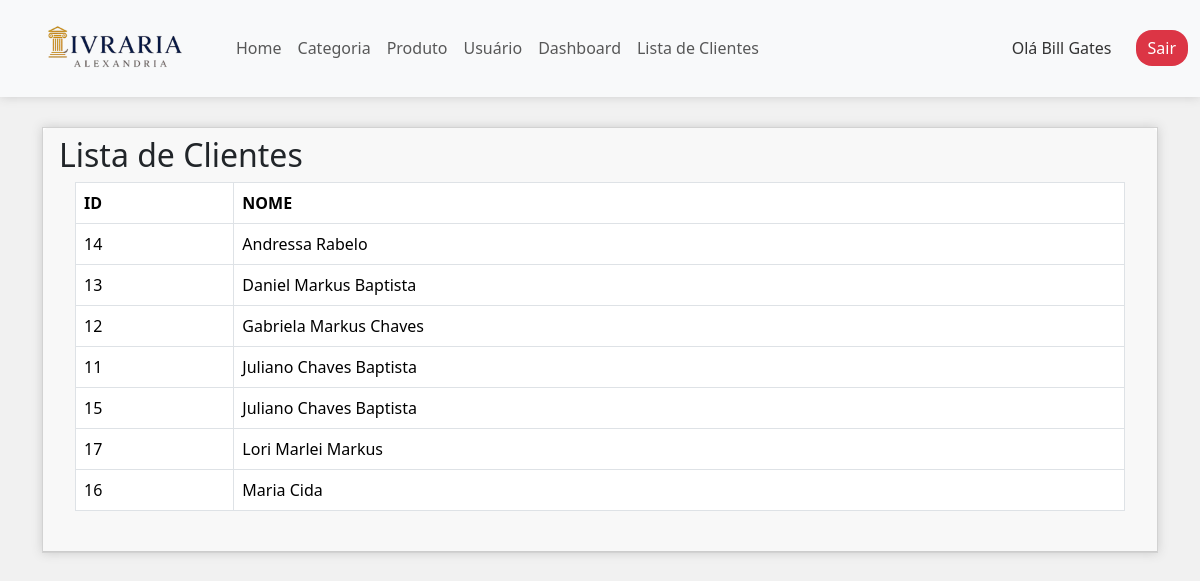
Screenshot of /public/cliente/listarClientes (signed in) with the database file from the repository.
### tables this page shows
CREATE TABLE `cliente` (
  `id` int(11) NOT NULL,
  `nome` varchar(50) NOT NULL,
  `email` varchar(50) NOT NULL,
  `senha` varchar(100) NOT NULL
);

### controllers/ClienteController.php (called while the page is built, shortened)
<?php
require "../models/Cliente.php";
    class ClienteController {
    private $cliente;
    public function __construct() {
        $db = new Conexao();
        $pdo = $db->conectar();
        require_once __DIR__ . '/../models/Cliente.php';
        $this->cliente = new Cliente($pdo);
    }
   public function listarClientes() {
    $clientes = $this->cliente->listarCliente();
    require "../views/cliente/listaDeClientes.php";
}
}

### models/Cliente.php (called while the page is built, shortened)
<?php
    class Cliente {
        private $pdo;
        public function __construct($pdo) {
            $this->pdo = $pdo;
        }
        public function listarCliente() {
            $sql = "select id, nome from cliente;";
            $consulta = $this->pdo->prepare($sql);
            $consulta->execute();
            return $consulta->fetchAll(PDO::FETCH_OBJ);
        }
    }

### views/cliente/listaDeClientes.php (the view)
<div class="container">
    <div class="card">
        <div class="card-header">
            <div class="float-start">
                <h2>Lista de Clientes</h2>
            </div>
            <div class="card-body">
                <table class="table striped table-bordered">
                    <thead>
                        <tr>
                            <td><strong>ID</strong></td>
                            <td><strong>NOME</strong></td>
                            <?php foreach ($clientes as $cliente) { ?>
                        <tr>
                            <td><?= $cliente->id ?></td>
                            <td><?= $cliente->nome ?></td>
                        </tr>
                    <?php } ?>
                </table>
            </div>
        </div>
    </div>
</div>

### public/css/style.css (style rules this page uses)
body { background-color: #f1f1f1; color: #333; }

### rows the page displays
cliente: id "14", nome "Andressa Rabelo"
cliente: id "13", nome "Daniel Markus Baptista"
cliente: id "12", nome "Gabriela Markus Chaves"
cliente: id "11", nome "Juliano Chaves Baptista"
cliente: id "15", nome "Juliano Chaves Baptista"
cliente: id "17", nome "Lori Marlei Markus"
cliente: id "16", nome "Maria Cida"

### other values shown
$_SESSION["alexandria"]["nome"] "Bill Gates"
